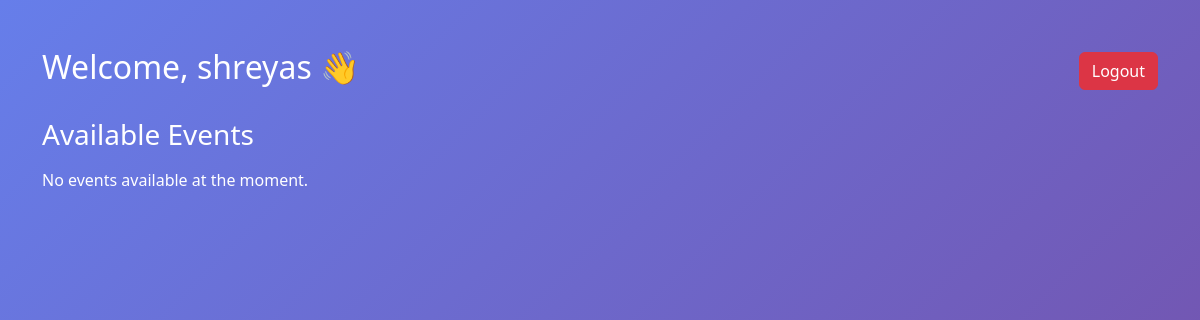
Before: /student/dashboard/ (signed in) with the older database file.
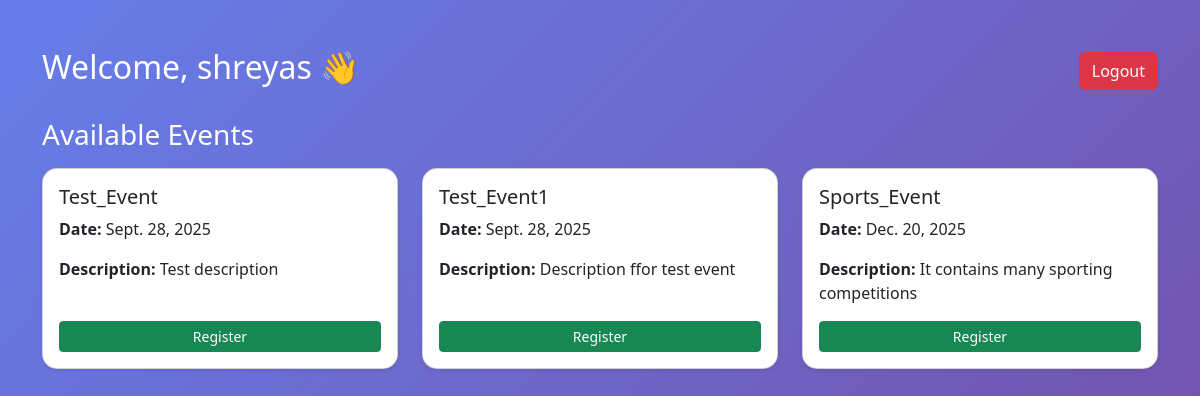
After: the same page with the newer database file.
### accounts/models.py (models this page shows, shortened)
class CustomUser(AbstractUser):
    ROLE_CHOICES = (
        ("student", "Student"),
        ("staff", "Staff"),
    )
    role = models.CharField(max_length=10, choices=ROLE_CHOICES)

class Event(models.Model):
    title = models.CharField(max_length=200)
    description = models.TextField()
    date = models.DateField()
    venue = models.CharField(max_length=200)
    category = models.CharField(max_length=50)
    poster = models.ImageField(upload_to="event_posters/", blank=True, null=True)
    created_by = models.ForeignKey(
        CustomUser,
        on_delete=models.CASCADE,
        related_name="events",
        null=True,
        blank=True
    )

### accounts/views.py (the view)
# urls.py: path("student/dashboard/", views.student_dashboard, name="student_dashboard"),
@login_required(login_url="accounts:login")
def student_dashboard(request):
    events = Event.objects.all()
    registrations = Registration.objects.filter(student=request.user)
    return render(request, "accounts/student_dashboard.html", {
        "events": events,
        "registrations": registrations
    })

### accounts/templates/accounts/student_dashboard.html (shortened to what this page needs)
{% extends "base.html" %}
{% block body_class %}dashboard-body{% endblock %}
{% block content %}
<div class="container py-5">
  <div class="d-flex justify-content-between align-items-center mb-4">
    <h2 class="text-white">Welcome, {{ user.username }} 👋</h2>
    <a href="{% url 'accounts:logout' %}" class="btn btn-danger">Logout</a>
  </div>
  <h3 class="text-white mb-3">Available Events</h3>
  <div class="row">
    {% if events %}
      {% for event in events %}
        <div class="col-md-4 mb-4">
          <div class="card shadow-sm h-100">
            <div class="card-body d-flex flex-column">
              <h5 class="card-title">{{ event.title }}</h5>
              <p class="card-text"><strong>Date:</strong> {{ event.date }}</p>
              <p class="card-text"><strong>Description:</strong> {{ event.description|default:"No description" }}</p>
              <div class="mt-auto">
                <a href="{% url 'accounts:register_event' event.id %}"
                   class="btn btn-success btn-sm w-100">
                  Register
                </a>
              </div>
            </div>
          </div>
        </div>
      {% endfor %}
    {% else %}
      <p class="text-white">No events available at the moment.</p>
    {% endif %}
  </div>
</div>
{% endblock %}

### accounts/templates/base.html (shortened to what this page needs)
{% load static %}
<!DOCTYPE html>
<html lang="en">
<head>
  <link href="https://cdn.jsdelivr.net/npm/bootstrap@5.3.3/dist/css/bootstrap.min.css" rel="stylesheet">
</head>
<body class="{% block body_class %}auth-body{% endblock %}">
  <div id="particle-container"></div>
  <div id="wrapper">
    {% block content %}{% endblock %}
  </div>
</body>
</html>

### accounts/templates/accounts/student_dashboard.html (style rules this page uses)
.dashboard-body { min-height: 100vh; background: linear-gradient(135deg, #667eea, #764ba2); }
.card { border-radius: 15px; transition: transform 0.3s, box-shadow 0.3s; cursor: pointer; }

Changed rows visible on the page:
added Event: title "Test_Event", date "Sept. 28, 2025", description "Test description"
added Event: title "Test_Event1", date "Sept. 28, 2025", description "Description ffor test event"
added Event: title "Sports_Event", date "Dec. 20, 2025", description "It contains many sporting competitions"
Other visible differences:
text no longer shown: "No events available at the moment."
